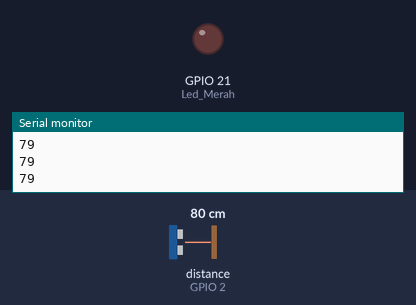
A sketch run on a simulated ESP32. Parts: output pins drawn as LEDs (lit = HIGH), the last lines printed to the serial monitor. Wiring (from diagram.json): ultrasonic range finder: trigger GPIO 15; echo GPIO 2. Inputs (shaded band) come from the test bench; at power-on: distance to the obstacle (sensor on GPIO 2) 80 cm. The echo pulse lasts 58.3 µs per cm; pins used as bus, display or sensor lines are not drawn.

Above: at 1.2 s.
1.3 s: distance to the obstacle (sensor on GPIO 2) set to 98 cm
2.8 s: distance to the obstacle (sensor on GPIO 2) set to 104 cm
At 3.3 s:
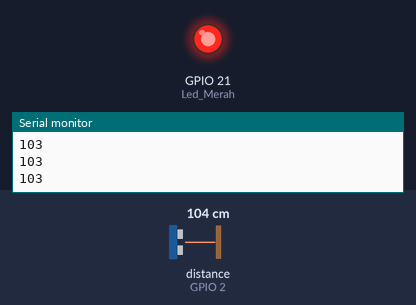
4.3 s: distance to the obstacle (sensor on GPIO 2) set to 2 cm
At 5.5 s:
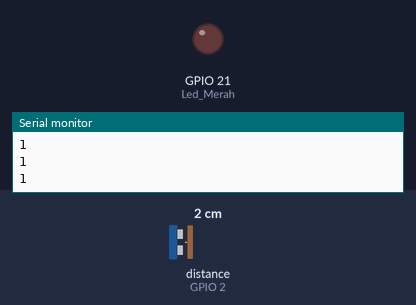
5.8 s: distance to the obstacle (sensor on GPIO 2) set to 120 cm
At 6.7 s:
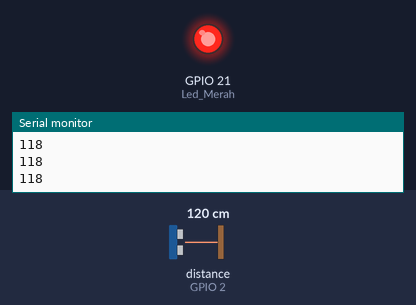
Timing chart, 0 to 8.3 s (numbered marks = the images above; inputs shaded):
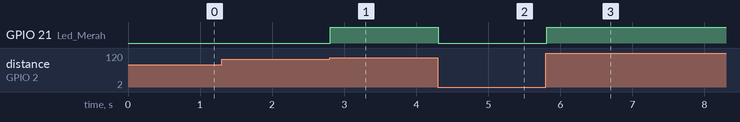

Measured:
- the behaviour switches between 100 and 101 cm on distance to the obstacle (sensor on GPIO 2) (found by bisection; images 0 and 1)
- after the input at 2.8 s, GPIO 21 (Led_Merah): LOW → HIGH at once
- after the input at 4.3 s, GPIO 21 (Led_Merah): HIGH → LOW at once
- after the input at 5.8 s, GPIO 21 (Led_Merah): LOW → HIGH at once

The sketch:

sketch.ino
```cpp
#define Led_Merah 21
#define trig 15
#define echo 2

void setup() {
  // put your setup code here, to run once:
  Serial.begin(115200);

  pinMode(Led_Merah, OUTPUT);

  pinMode(trig, OUTPUT);

  pinMode(echo, INPUT);
}

void loop() {
  // put your main code here, to run repeatedly:
  digitalWrite(trig, LOW);
  delayMicroseconds(2);
  digitalWrite(trig, HIGH);
  delayMicroseconds(10);
  digitalWrite(trig, LOW);

  int durasi = pulseIn(echo, HIGH);
  int jarak = durasi * 0.034 / 2;

  indikator (jarak);
  Serial.println(jarak);
}

void indikator(float jarak)
{
  if (jarak < 100){
    digitalWrite(Led_Merah, LOW);
  }else{
    digitalWrite(Led_Merah, HIGH);
  }
}
```
